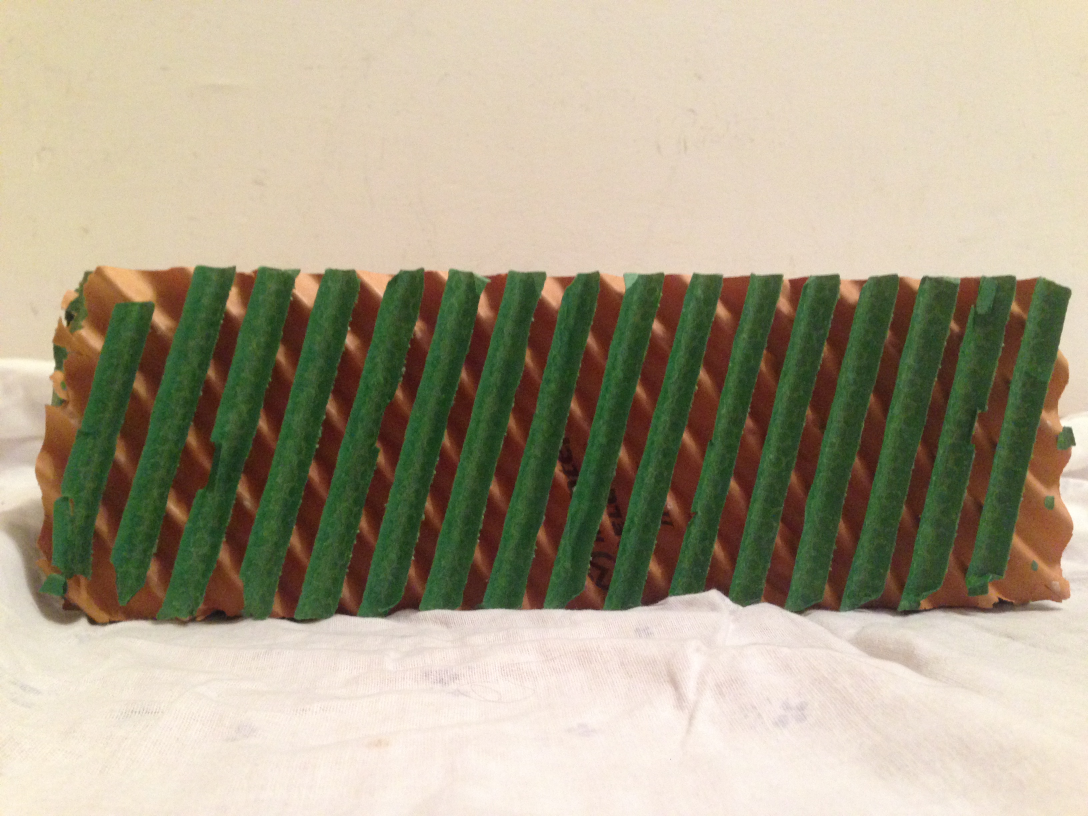
#> input picture Images/IMG_2041.JPG, 3264 x 2448 px, found by its file name (shown at 1/3 size)
$ python CELdek_Dimensions_prototype.py
#> lines starting #> are read from the running program, lines starting #| are printed output that depends on the picture; after the words box and inside, x2 and y2 are one past the last pixel; in counts of white or black regions, pixels touching at a corner belong together; long printed decimals are rounded

# Pictures taken with Iphone5 at 28 cms of distance from object. Perpendicular to main object surface.

from PIL import Image
import numpy as np
import matplotlib.pyplot as plt
from skimage import morphology
from skimage import measure
import matplotlib.patches as patches


path_image = "/Users/StarShipIV/Google_Drive/Progetti/CELdek_Vision/Images/IMG_2041.JPG" # One used for prototyping
# path_image = "/Users/StarShipIV/Google_Drive/Progetti/CELdek_Vision/Images/IMG_2043.JPG" # Test


im = Image.open(path_image)
#> im is the input picture: PIL image 3264x2448 RGB; mean R, G, B 171.8, 162.1, 139.1
im.show()

im_grey= im.convert('L')
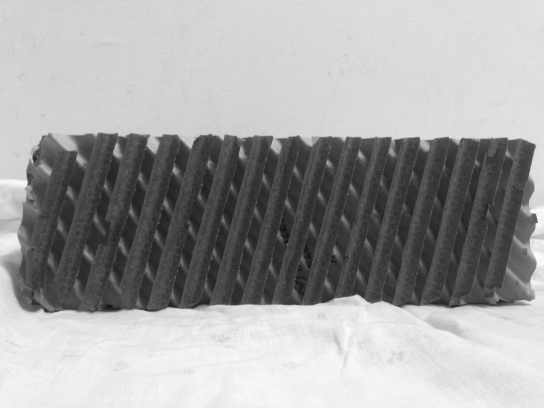
#> im_grey: PIL image 3264x2448 L (shown at 1/6 size); min 13, max 254, mean 162.4
im_grey.show()

im_bin = 1*(np.array(im_grey) < 100)
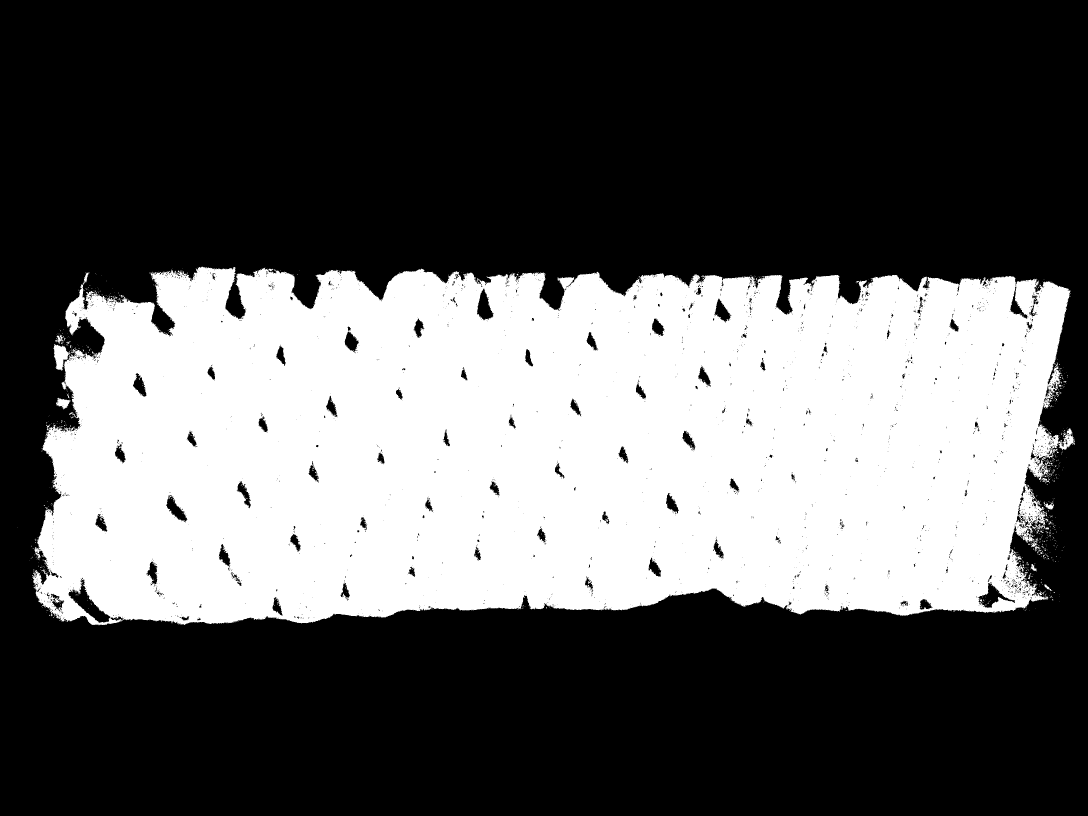
#> im_bin: shape (2448, 3264) int64 (shown at 1/3 size); values 0 (black) and 1 (white), 35.8% white; 1167 white regions (1121 under 20 px), largest, box (x1, y1, x2, y2) and area: (96, 800, 3225, 1876) 2853349, (160, 1032, 212, 1112) 2235, (168, 1193, 213, 1228) 818
plt.imshow(im_bin, interpolation='nearest')
plt.show()


imeroded = morphology.erosion(im_bin, np.ones((10,10)))
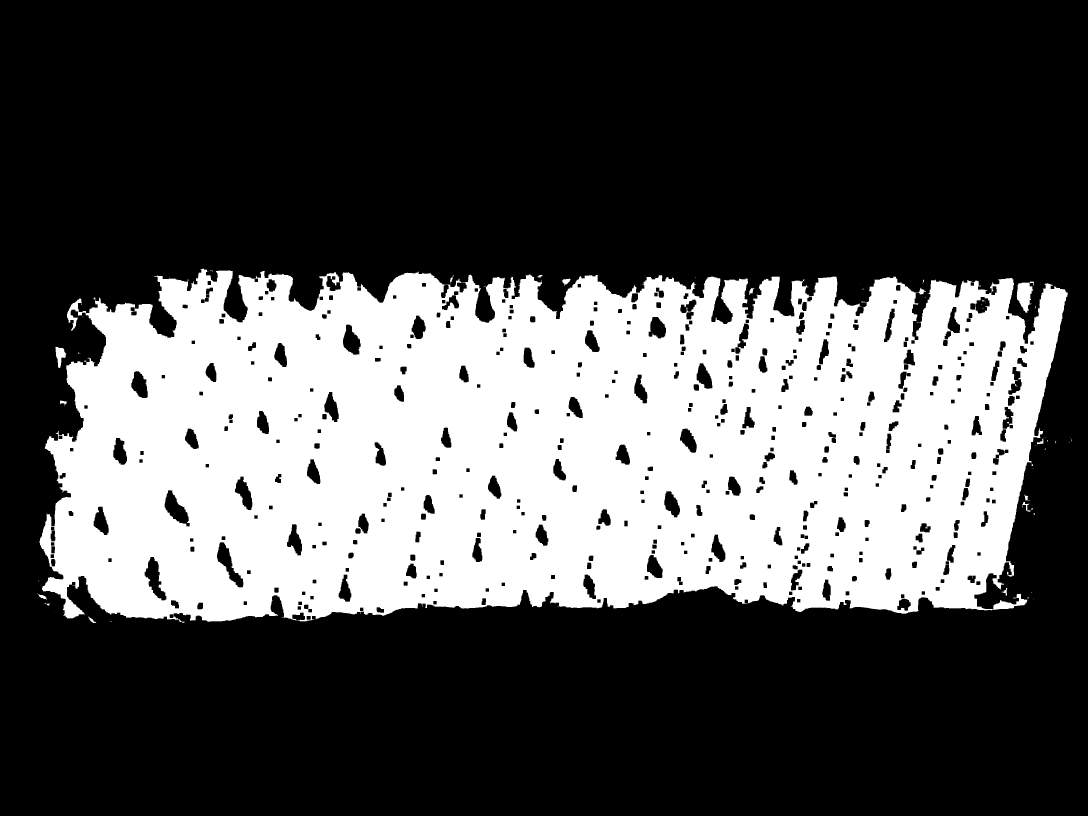
#> imeroded: shape (2448, 3264) int64 (shown at 1/3 size); values 0 (black) and 1 (white), 32.2% white; 57 white regions (38 under 20 px), largest, box (x1, y1, x2, y2) and area: (118, 806, 3203, 1868) 2565352, (3050, 845, 3102, 938) 2962, (166, 1040, 199, 1104) 1114
imdilated = morphology.dilation(im_bin, np.ones((10,10)))
#> imdilated: shape (2448, 3264) int64; values 0 (black) and 1 (white), 37.9% white; 14 white regions
label_list = measure.label(imdilated)
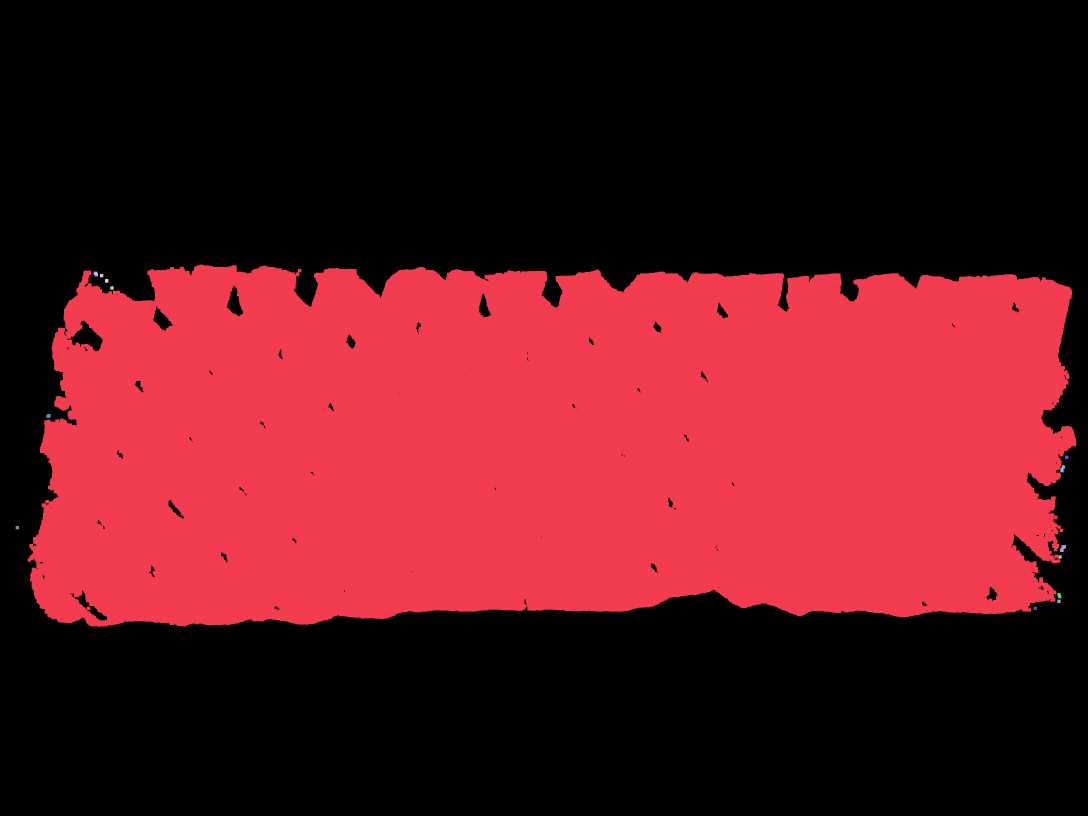
#> label_list: shape (2448, 3264) int64 (shown at 1/3 size); 15 distinct labels, from 0 to 14; one colour per label, 0 black
feats = measure.regionprops(label_list)
#> feats = 14 regions; largest, box (x1, y1, x2, y2) and area: (83, 794, 3229, 1880) 3025854, (3180, 1635, 3198, 1656) 262, (3181, 1396, 3195, 1417) 218, (3172, 1779, 3184, 1795) 168, (281, 815, 294, 829) 162

plt.imshow(label_list, interpolation='nearest')
plt.show()

maj_axis = feats[0].major_axis_length
#> maj_axis = 3491.2
min_axis = feats[0].minor_axis_length
#> min_axis = 1164.8

length = maj_axis * 0.008389958386775592
#> length = 29.29
height = min_axis * 0.008509512658515881
#> height = 9.91

print(length, height)
#| 29.291 9.912

rect = patches.Rectangle((feats[0].local_centroid),maj_axis,min_axis,linewidth=1,edgecolor='r',facecolor='none')
#> (the run stopped early here; a loop or call above may not have finished)

$ run again, with Images/IMG_2043.JPG copied over Images/IMG_2041.JPG
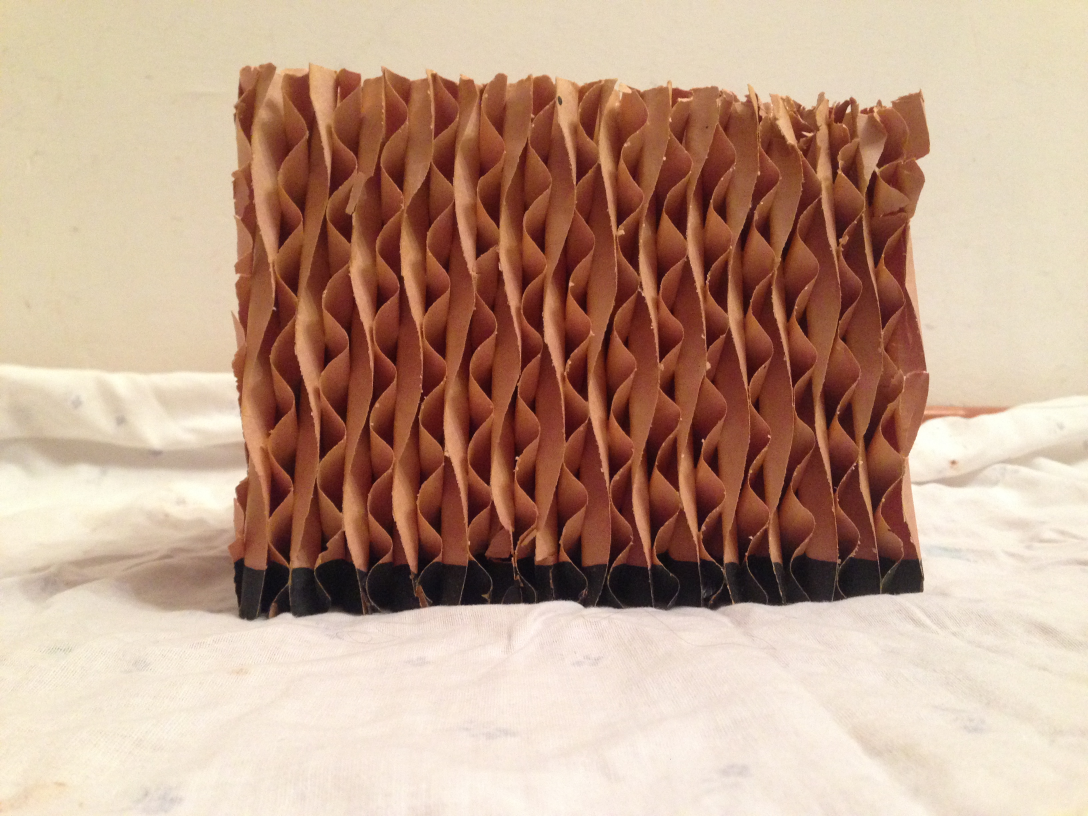
#> input picture Images/IMG_2043.JPG, 3264 x 2448 px, found by its file name (shown at 1/3 size)
#> im is the input picture: PIL image 3264x2448 RGB; mean R, G, B 191.2, 159, 138.8
#> `im_bin = 1*(np.array(im_grey) < 100)`:
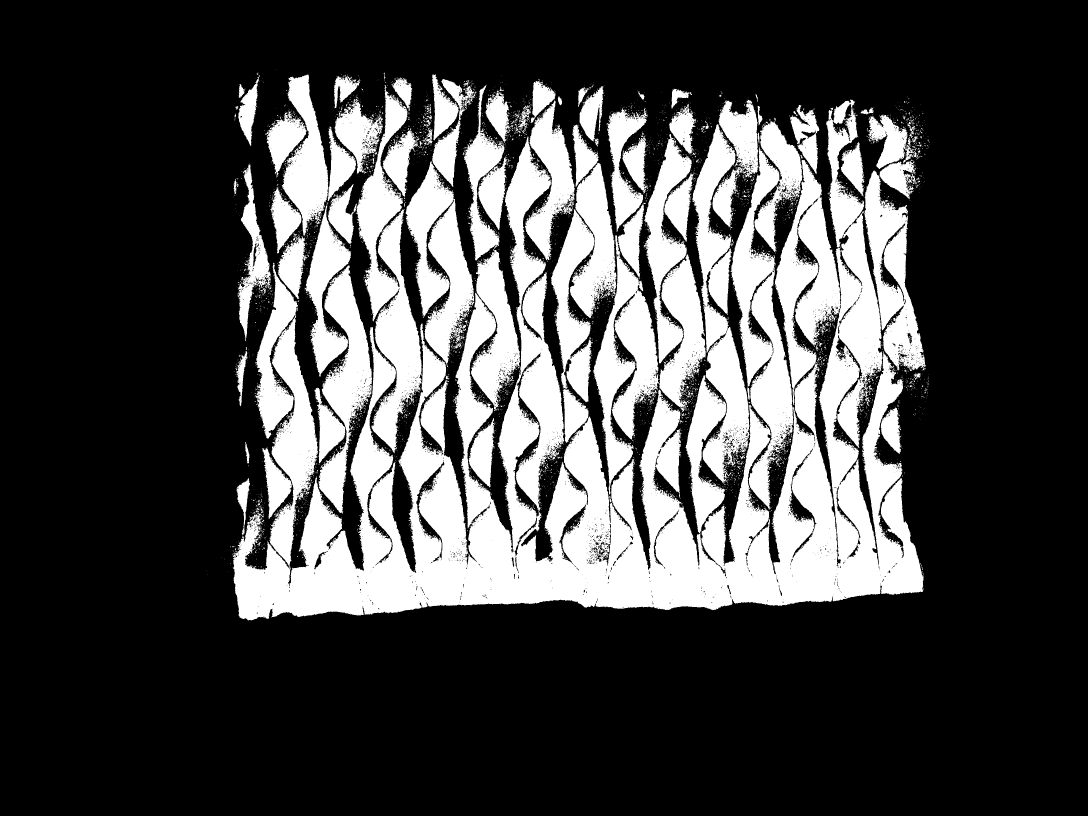
#> im_bin: shape (2448, 3264) int64 (shown at 1/3 size); values 0 (black) and 1 (white), 27.5% white; 6077 white regions (5853 under 20 px), largest, box (x1, y1, x2, y2) and area: (698, 268, 2771, 1861) 1288807, (2077, 372, 2248, 1451) 73981, (1780, 705, 1977, 1483) 63566
#> imeroded: shape (2448, 3264) int64; values 0 (black) and 1 (white), 18.4% white; 236 white regions (95 under 20 px), largest, box (x1, y1, x2, y2) and area: (705, 1238, 2344, 1855) 346363, (2325, 1115, 2765, 1809) 116815, (1122, 648, 1259, 1341) 32725
#> imdilated: shape (2448, 3264) int64; values 0 (black) and 1 (white), 35.6% white; 51 white regions
#> `label_list = measure.label(imdilated)`:
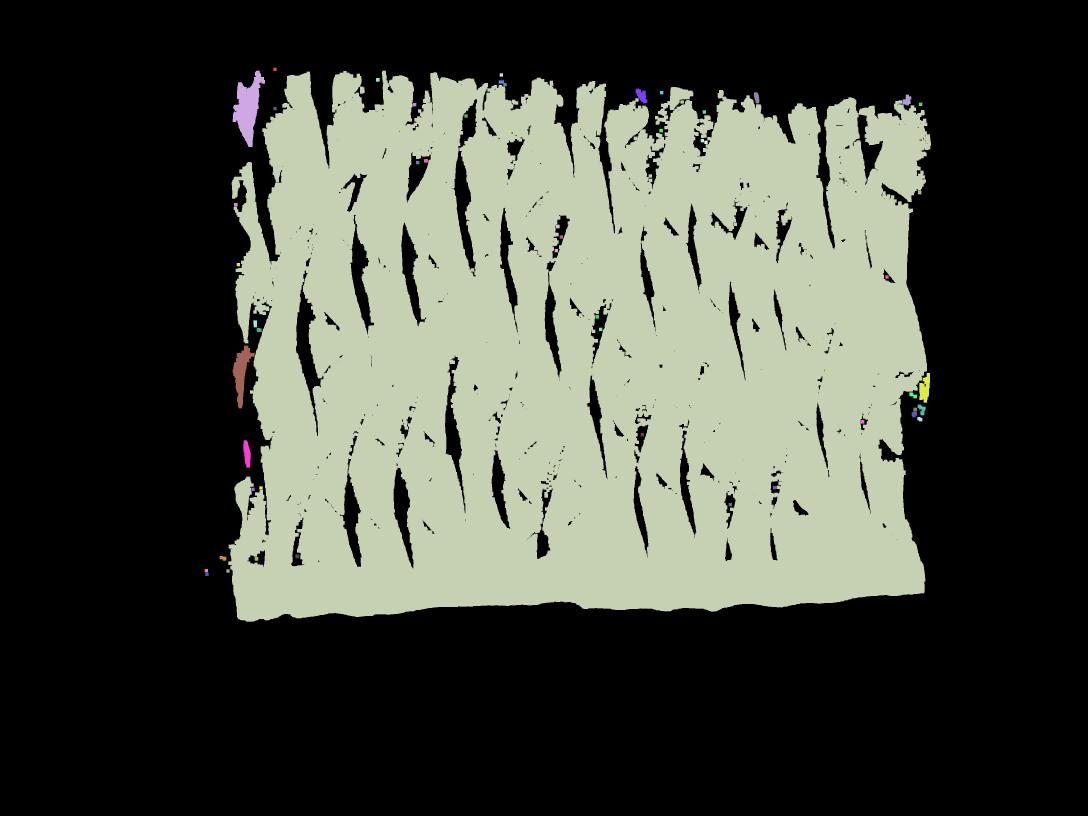
#> label_list: shape (2448, 3264) int64 (shown at 1/3 size); 52 distinct labels, from 0 to 51; one colour per label, 0 black
#> feats = 51 regions; largest, box (x1, y1, x2, y2) and area: (685, 212, 2793, 1865) 2815131, (698, 212, 795, 441) 10841, (698, 1037, 764, 1225) 5281, (2758, 1119, 2790, 1208) 1953, (730, 1321, 752, 1403) 1316
#> maj_axis = 11.49
#> length = 0.0964
#> height = 0.0978
#| 0.09639 0.09777

$ run again, with Images/IMG_2201.JPG copied over Images/IMG_2041.JPG
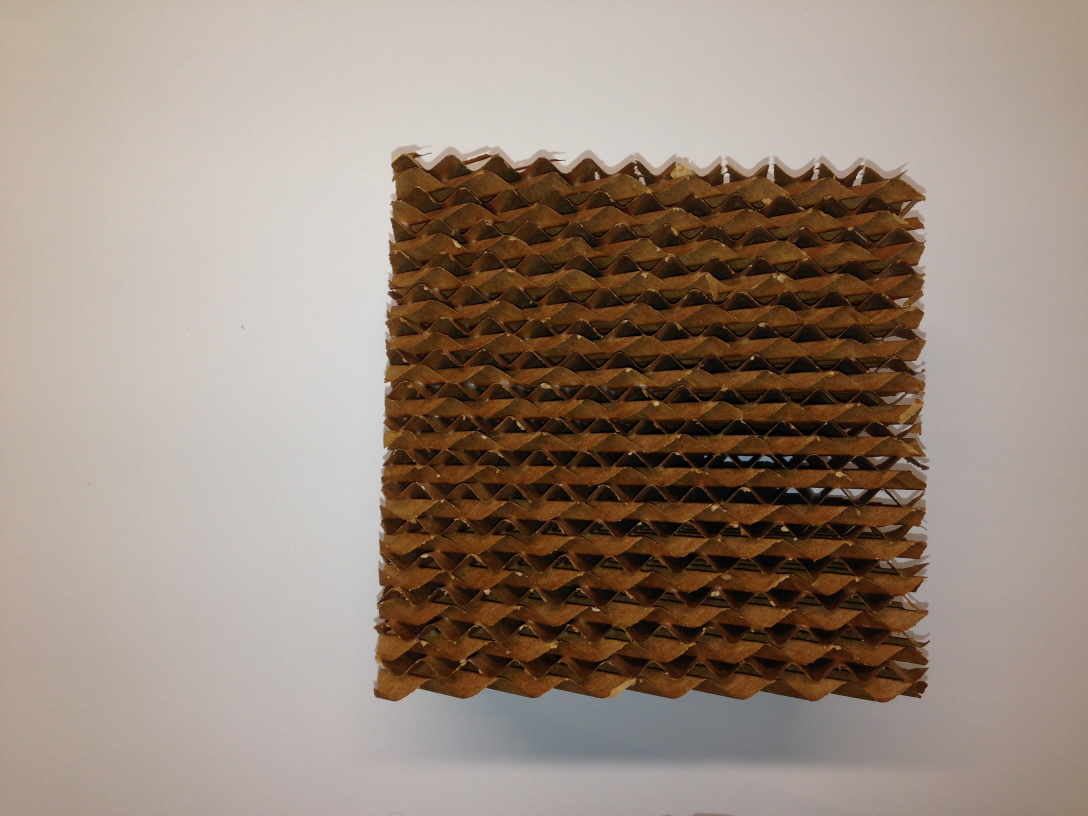
#> input picture Images/IMG_2201.JPG, 3264 x 2448 px, found by its file name (shown at 1/3 size)
#> im is the input picture: PIL image 3264x2448 RGB; mean R, G, B 152, 135.8, 123.4
#> `im_bin = 1*(np.array(im_grey) < 100)`:
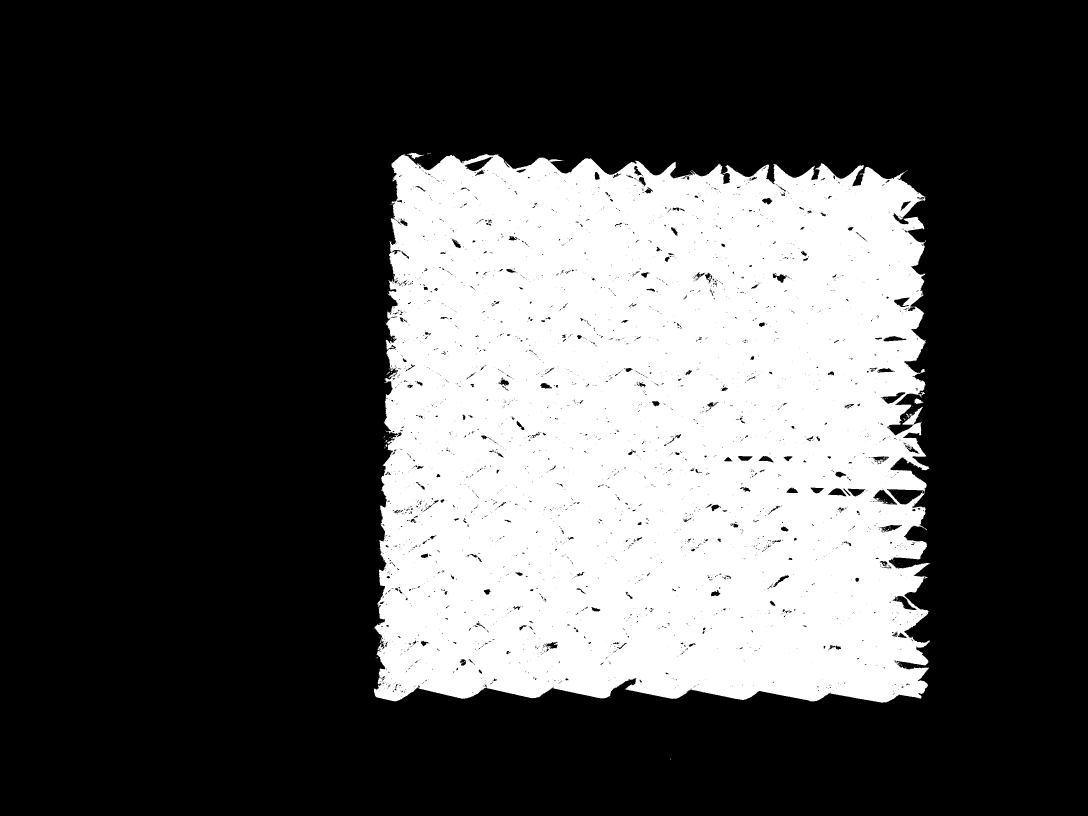
#> im_bin: shape (2448, 3264) int64 (shown at 1/3 size); values 0 (black) and 1 (white), 30.8% white; 266 white regions (258 under 20 px), largest, box (x1, y1, x2, y2) and area: (1121, 462, 2790, 2108) 2456972, (1222, 458, 1273, 477) 371, (2743, 1195, 2770, 1212) 265
#> imeroded: shape (2448, 3264) int64; values 0 (black) and 1 (white), 25.7% white; 49 white regions (36 under 20 px), largest, box (x1, y1, x2, y2) and area: (1131, 469, 2778, 2102) 2052332, (1127, 2060, 1217, 2098) 1452, (2712, 1318, 2758, 1351) 469
#> imdilated: shape (2448, 3264) int64; values 0 (black) and 1 (white), 32.2% white; 3 white regions
#> `label_list = measure.label(imdilated)`:
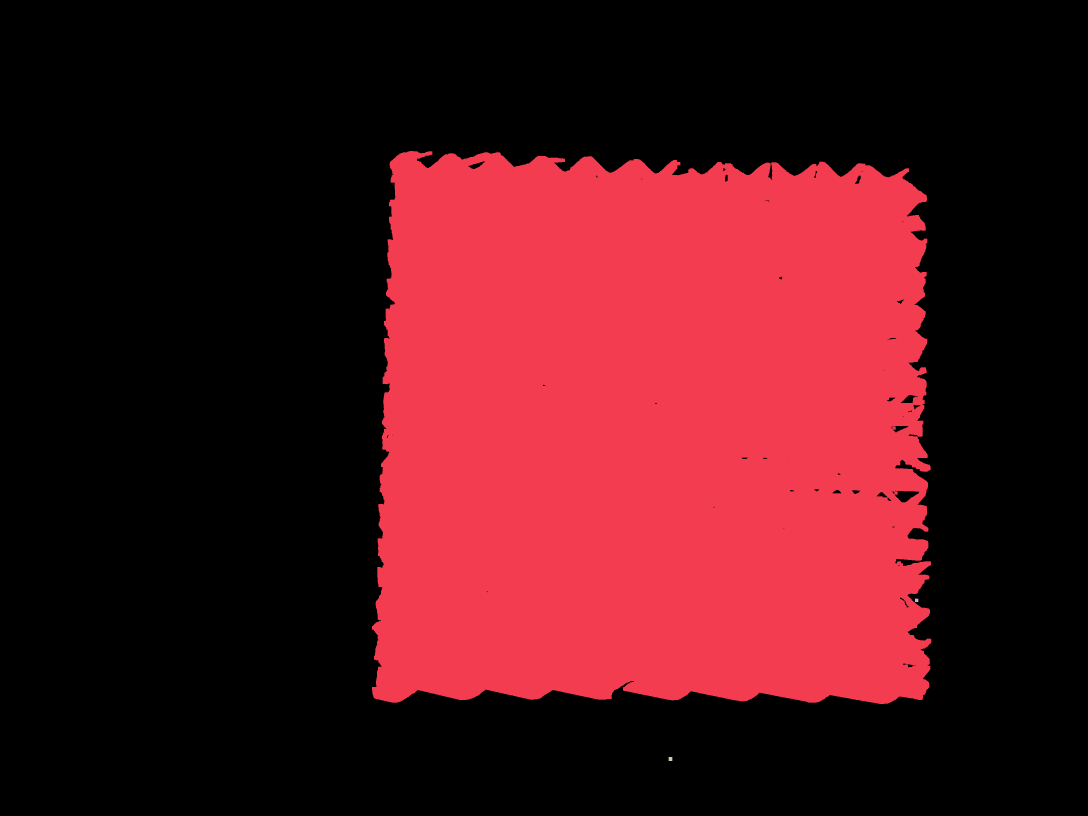
#> label_list: shape (2448, 3264) int64 (shown at 1/3 size); 4 distinct labels, from 0 to 3; one colour per label, 0 black
#> feats = 3 regions; box (x1, y1, x2, y2) and area: (1116, 453, 2794, 2112) 2573601, (2006, 2271, 2017, 2283) 132, (2745, 1796, 2755, 1806) 100
#> maj_axis = 1869.1
#> min_axis = 1843
#> length = 15.68
#| 15.681 15.683
